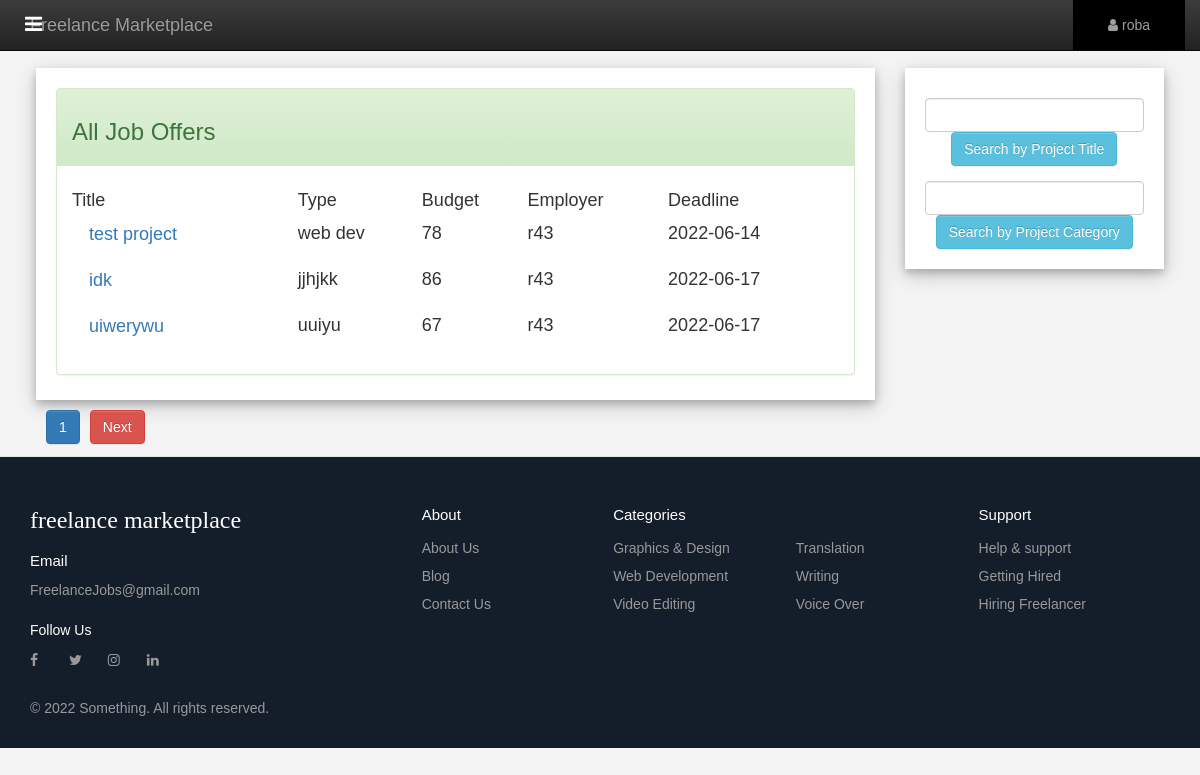
The page /view/admin/view-projects.php (signed in) on the database its author committed.
### tables this page shows
CREATE TABLE `project` (
  `project_id` int(11) NOT NULL,
  `project_name` varchar(255) NOT NULL,
  `description` varchar(1000) NOT NULL,
  `category` varchar(255) NOT NULL,
  `e_username` varchar(255) NOT NULL,
  `skill` varchar(1000) NOT NULL,
  `budget` varchar(1000) NOT NULL,
  `posted_on` date NOT NULL DEFAULT current_timestamp(),
  `status` varchar(255) NOT NULL
);

### controller/admin/admin-profile.php (called while the page is built, shortened)
<?php
include_once "$_SERVER[DOCUMENT_ROOT]/free/model/admin/admin-profile.php";
$display = new Admin_Profile();
$display->View();
?>

### model/admin/admin-profile.php (called while the page is built, shortened)
<?php
include_once "$_SERVER[DOCUMENT_ROOT]/free/model/db.php";
class Admin_Profile extends Database{
    function View(){
$uid=$_SESSION['user_id'];
$sql = "SELECT * FROM admin WHERE username='$uid'";
$result = $this->connect()->query($sql);
if ($result->num_rows > 0) {
    while($row = $result->fetch_assoc()) {
        $this->username=$row["username"];
        }
}
}
}
?>

### model/db.php (called while the page is built, shortened)
<?php
class Database
{
public function connect()
{
$this->host="localhost";
$this->user="root";
$this->pass="";
$this->dbname="freelance";
	$con = new mysqli($this->host, $this->user, $this->pass, $this->dbname);
		return $con;
}
}
?>

### model/employer/employer-profile.php (called while the page is built, shortened)
<?php
include_once "$_SERVER[DOCUMENT_ROOT]/free/model/db.php";
class Employer_Profile extends Database{
    function view(){
$sql3 = "SELECT * FROM service";
$sql4 = "SELECT * FROM project";
$result3 = $this->connect()->query($sql3);
$result4 = $this->connect()->query($sql4);
 if ($result4->num_rows > 0)
    {
    while($row = $result4->fetch_assoc())
        {
         $this->count_pro=mysqli_num_rows($result4);
        }
    }
}
}
?>

### controller/employer/employer-profile.php (called while the page is built, shortened)
<?php
include_once "$_SERVER[DOCUMENT_ROOT]/free/model/employer/employer-profile.php";
$profile = new Employer_Profile();
$profile->view();
?>

### model/admin/pagination.php (called while the page is built, shortened)
<?php
include_once "$_SERVER[DOCUMENT_ROOT]/free/controller/employer/employer-profile.php";
if (isset($_GET['page'])) {
    $page = $_GET['page'];
}
else{
    $page = 1;
}
$num_per_page = 03;
$start_from = ($page-1)*03;
$total_page_pro = ceil($profile->count_pro/$num_per_page );
$servername = "localhost";
$dbuser = "root";
$dbpass = "";
$dbname = "freelance";
$con = mysqli_connect($servername, $dbuser, $dbpass, $dbname);
$sql = "SELECT * FROM project LIMIT $start_from,$num_per_page ";
$result=mysqli_query($con,$sql);
?>

### model/freelancer/projects.php (called while the page is built, shortened)
<?php
include_once "$_SERVER[DOCUMENT_ROOT]/free/model/db.php";
class Project_View extends Database{
     function view_project(){
$sql = "SELECT * FROM project";
$result = $this->connect()->query($sql);
$resultcheck= mysqli_num_rows($result);
}
}
?>

### controller/admin/projects.php (called while the page is built, shortened)
<?php
include_once "$_SERVER[DOCUMENT_ROOT]/free/model/freelancer/projects.php";
$view = new Project_View();
$project = $view->view_project();
?>

### view/admin/view-projects.php (the view, shortened to what this page needs)
<?php
 include_once "$_SERVER[DOCUMENT_ROOT]/free/model/admin/pagination.php";
 include_once "$_SERVER[DOCUMENT_ROOT]/free/controller/admin/projects.php";
?>
<!DOCTYPE html>
<html>
<head>
	  <link rel="stylesheet" type="text/css" href="../includes/css/bootstrap.min.css">
	  <link rel="stylesheet" type="text/css" href="../includes/css/bootstrap-theme.min.css">
    <link rel="stylesheet" type="text/css" href="../includes/res/font-awesome/css/font-awesome.min.css">
</head>
<body>
<?php require 'includes/admin-nav.php'; ?>
<div style="padding:1% 3% 1% 3%;">
<div class="row">
	<div class="col-lg-9">
		<div class="card" style="padding:20px 20px 5px 20px;margin-top:20px">
			<div class="panel panel-success">
			  <div class="panel-heading"><h3>All Job Offers</h3></div>
			  <div class="panel-body"><h4>
<?php
if ($resultcheck > 0){
	echo '<table  style=" width: 100% ; border: none;">';
			echo '<tr>
			<td>'.'Title'.'</td>
			<td>'.'Type'.'</td>
			<td>'.'Budget'.'</td>
			<td>'.'Employer'.'</td>
			<td>'.'Deadline'.'</td>
			</tr>';
		while($row=mysqli_fetch_assoc($result)){
			$job_id=$row["project_id"];
			$title=$row["project_name"];
        	$type=$row["category"];
       		$budget=$row["budget"];
       		$username=$row["e_username"];
       		$deadline=$row["posted_on"];
			echo '
			<form action="view-projects.php" method="post">
			<tr >
			<input type="hidden" name="jid" value="'.$job_id.'">
			<td><input type="submit" class="btn btn-link btn-lg" value="'.$title.' "></td>
			<td>'.$type.'</td>
			<td>'.$budget.'</td>
			<td>'.$username.'</td>
			<td>'.$deadline.'</td>
			</tr>
			</form>' ;
		}
		echo '</table> ';
}
?>
              </h4></div>
			</div>
		</div>
<?php
for ($i=1; $i < $total_page_pro; $i++)
{
   echo "<a href='view-projects.php?page=".$i." 'class='btn btn-primary' style='margin-left:10px; margin-top:10px;'>$i</a>" ;
}
if ($i>$page) {
	echo "<a href='view-projects.php?page=".($page+1)." 'class='btn btn-danger' style='margin-left:10px; margin-top:10px;'>Next</a>" ;
}
?>
	</div>
	<div class="col-lg-3">
		<div class="card" style="padding:20px 20px 5px 20px;margin-top:20px">
			<form action="view-projects.php" method="post">
				<div class="form-group">
				  <input type="text" class="form-control" name="s_title">
				  <center><button type="submit" class="btn btn-info">Search by Project Title</button></center>
				</div>
	        </form>
	        <form action="view-projects.php" method="post">
				<div class="form-group">
				  <input type="text" class="form-control" name="s_type">
				  <center><button type="submit" class="btn btn-info" >Search by Project Category</button></center>
				</div>
	        </form>
	    </div>
	</div>
</div>
</div>
<?php require 'includes/footer.php'; ?>
</body>
</html>

### view/admin/includes/admin-nav.php (shortened to what this page needs)
<?php
 include_once "$_SERVER[DOCUMENT_ROOT]/free/model/db.php";
 include_once "$_SERVER[DOCUMENT_ROOT]/free/model/admin/admin-profile.php";
 include_once "$_SERVER[DOCUMENT_ROOT]/free/controller/admin/admin-profile.php";
?>
<!DOCTYPE html>
<html lang="en">
  <head>
   <link rel="stylesheet" type="text/css" href="../includes/css/bootstrap.min.css">
<link rel="stylesheet" type="text/css" href="../includes/css/nav.css">
    <link rel="stylesheet" type="text/css" href="../includes/res/font-awesome/css/font-awesome.min.css">
  </head>
  <body>
   <nav class="navbar navbar-inverse navbar-fixed-top" id="my-navbar" >
    <div class="menu-btn" style=" color: white; margin-top: 10px;">
      <i class="fa fa-navicon" ></i>
    </div>
  <div class="container">
    <div class="navber-header">
      <a href="index.php" class="navbar-brand">Freelance Marketplace</a>
    </div>
    <div class="collapse navbar-collapse" id="navbar-collapse">
      <ul class="nav navbar-nav navbar-right">
        <li class="dropdown" style="background:#000;padding:0 20px 0 20px;">
              <a class="dropdown-toggle" data-toggle="dropdown" href="#"><span class="fa fa-user"></span>
                <?php include_once('../../model/admin/admin-profile.php');
      echo $display ->username;
       ?>
              </a>
          </li>
      </ul>
    </div>
  </div>
</nav>
  </body>
</html>

### view/Includes/css/nav.css (style rules this page uses)
* { margin: 0; padding: 0; box-sizing: border-box; font-family: "Poppins", sans-serif; }
.menu-btn { position: absolute; color: black; font-size: 20px; margin: 25px; cursor: pointer; }

### view/Includes/css/footer.css (style rules this page uses)
*, *:before, *:after { box-sizing: border-box; }
html { font-size: 100%; }
body { font-family: acumin-pro, system-ui, sans-serif; margin: 0; display: grid; grid-template-rows: auto 1fr auto; font-size: 14px; background-color: #f4f4f4; align-items: start; min-height: 100vh; }

### view/admin/view-projects.php (style rules this page uses)
body { padding-top: 3%;margin: 0; }
.card { box-shadow: 0 4px 8px 0 rgba(0, 0, 0, 0.2), 0 6px 20px 0 rgba(0, 0, 0, 0.19); background:#fff }

### view/admin/includes/footer.php (style rules this page uses)
*, *:before, *:after { box-sizing: border-box; }
html { font-size: 100%; }
body { font-family: acumin-pro, system-ui, sans-serif; margin: 0; display: grid; grid-template-rows: auto 1fr auto; font-size: 14px; background-color: #f4f4f4; align-items: start; min-height: 100vh; }

### rows shown on the page
project: project_name "test project", category "web dev", budget "78", e_username "r43", posted_on "2022-06-14"
project: project_name "idk", category "jjhjkk", budget "86", e_username "r43", posted_on "2022-06-17"
project: project_name "uiwerywu", category "uuiyu", budget "67", e_username "r43", posted_on "2022-06-17"

### other values the page prints
$display ->username "roba"
